Frame 1 (no input): blank canvas, image omitted
Frame 60 (no input): blank canvas, image omitted
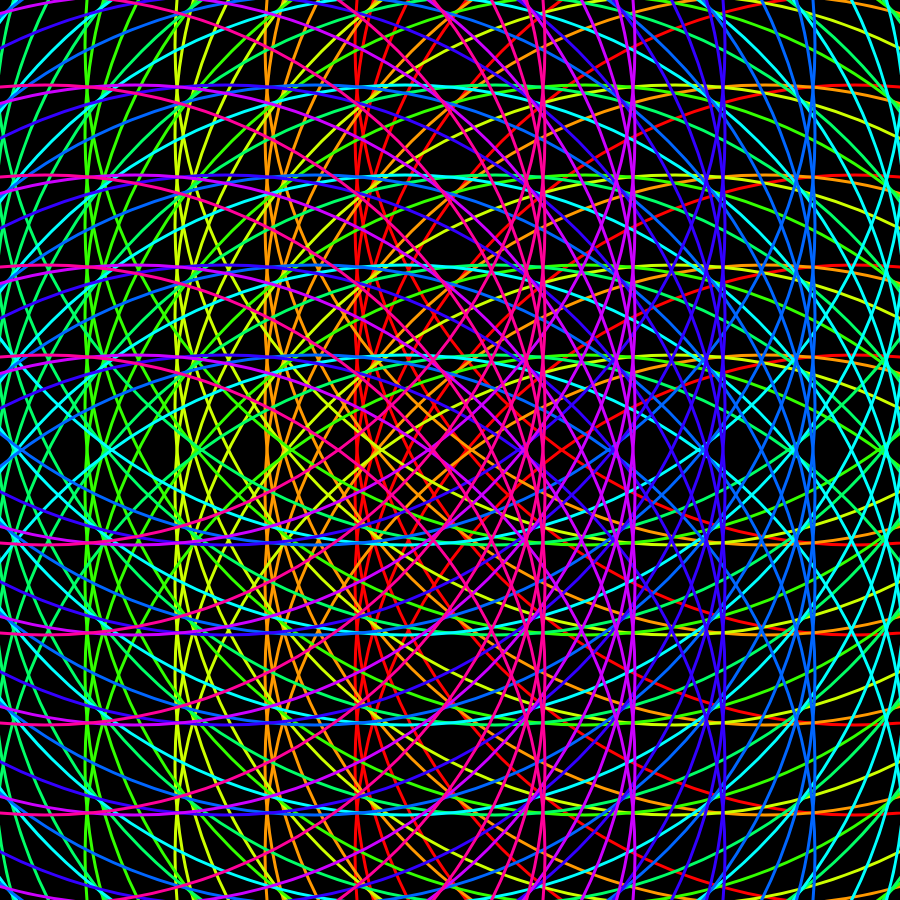
Frame 120 (the mouse pressed at the canvas centre since frame 60)

The p5.js sketch whose frames 1 and 60 were blank and that drew this single picture after the mouse press (run headless with seeded random() and noise() and a simulated clock; from frame 60 on, the mouse is pressed at the canvas centre):

// p5.js sketch
// ── sketch.js
let dimensions = 10;
let diameter = 0;
let offset = 0;
let angle = 0;

function setup(){
    createCanvas(900, 900);
    colorMode(HSL);
    angleMode(DEGREES);
    noFill();
    stroke(255);
    strokeWeight(3);
    offset = width/dimensions;
}

function draw(){
    translate(width/2, height/2);
    background(0);

    angle = map(mouseY, height, 0, 0, 360);
    diameter = map(mouseX, 0, width, 0, 2000);
    drawBorders()
}

function drawBorders(){
    push();
    rotate(angle);
    for (let i = 0; i < dimensions; i++) {
        for (let j = 0; j < dimensions; j++) {
            let x = ((i * offset) + offset/2) - width/2;
            let y = ((j * offset) + offset/2) - height/2;
            let color = map(i, 0, dimensions, 0, 360);
            stroke(color, 100, 50, 1)
            circle(x, y, diameter);
        }
    }
    pop();
}
